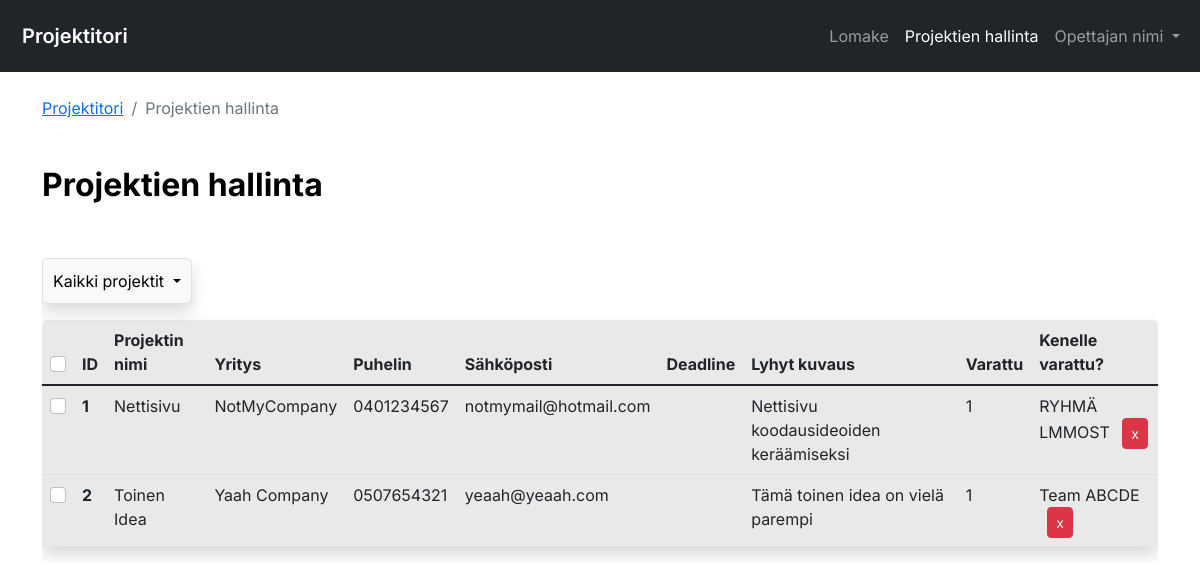
Page /frontend/hallinta.php on the committed database.
### tables this page shows
CREATE TABLE IF NOT EXISTS `PROJECT_DATA` (
  `PROJECT_ID` INT NOT NULL AUTO_INCREMENT
  , `PROJECT_NAME` VARCHAR(100) NOT NULL
  , `SHORT_DESC` VARCHAR(45) NOT NULL
  , `PHONE` VARCHAR(45) NOT NULL
  , `EMAIL` VARCHAR(45) NOT NULL
  , `COMPANY` VARCHAR(45) NOT NULL
  , `CONTACT_TIME` DATETIME NOT NULL
  , `DEADLINE` VARCHAR(45)
  , `LONG_DESC` LONGTEXT NOT NULL
  , `TAG` VARCHAR(45)
  , `PROJECT_RESERVED` BOOLEAN NOT NULL
  , `RESERVED_TO` VARCHAR(150)
  , PRIMARY KEY (`PROJECT_ID`)
  );

### src/frontend/hallinta.php (the view, shortened to what this page needs)
<?php
$connection = connectToDatabase();
$sql = 'SELECT * FROM PROJECT_DATA';
$result = mysqli_query($connection, $sql);
?>
<!DOCTYPE html>
<html lang="en">
<head>
    <link href="https://cdn.jsdelivr.net/npm/bootstrap@5.2.3/dist/css/bootstrap.min.css" rel="stylesheet">
    <link rel="stylesheet" href="../styles/styles_hallinta.css">
</head>
<body>
    <nav class="navbar navbar-expand-lg navbar-dark bg-dark py-3 fw-semibold sticky-top">
        <div class="container-fluid">
            <a class="navbar-brand" href="uusi_main.php">Projektitori</a>
            <div class="collapse navbar-collapse" id="navbarSupportedContent">
                <ul class="navbar-nav ms-auto mb-2 mb-lg-0 fw-normal">
                    <li class="nav-item">
                        <a class="nav-link" href="uusi_lomake.php">Lomake</a>
                    </li>
                    <li class="nav-item">
                        <a class="nav-link active" aria-current="page" href="hallinta.php">Projektien hallinta</a>
                    </li>
                    <li class="nav-item dropdown">
                        <a class="nav-link dropdown-toggle" role="button" data-bs-toggle="dropdown" aria-expanded="false">
                            Opettajan nimi
                        </a>
                    </li>
                </ul>
            </div>
        </div>
    </nav>
    <div class="container mt-4">
        <nav aria-label="breadcrumb">
            <ol class="breadcrumb">
                <li class="breadcrumb-item"><a class="breadcrumb-ptori" href="uusi_main.php">Projektitori</a></li>
                <li class="breadcrumb-item active" aria-current="page">Projektien hallinta</li>
            </ol>
        </nav>
        <h2 class="main_text mb-4">Projektien hallinta</h2>
        <div class="table-responsive">
            <div class="dropdown mb-3">
                <button class="btn-projektit dropdown-toggle bg-light shadow border rounded" type="button" data-bs-toggle="dropdown">
                    <?= ($_GET['filter'] ?? 'all') === 'own' ? 'Omat projektit' : 'Kaikki projektit' ?>
                </button>
            </div>
            <table class="table table-hover shadow">
                <thead>
                    <tr>
                        <th scope="col"><input class='form-check-input' type="checkbox" id="select-all" /></th>
                        <th scope="col">ID</th>
                        <th scope="col">Projektin nimi</th>
                        <th scope="col">Yritys</th>
                        <th scope="col">Puhelin</th>
                        <th scope="col">Sähköposti</th>
                        <th scope="col">Deadline</th>
                        <th scope="col">Lyhyt kuvaus</th>
                        <th scope="col">Varattu</th>
                        <th scope="col">Kenelle varattu?</th>
                    </tr>
                </thead>
                <tbody class="table-group-divider">
                    <?php
                    while ($row = mysqli_fetch_assoc($result)) {
                        $reserved = $row['PROJECT_RESERVED'] == 1;
                        $reservedTo = htmlspecialchars($row['RESERVED_TO'] ?? '');
                        $id = $row['PROJECT_ID'];
                        $reservedCell = $reserved ? "$reservedTo <button class='btn btn-sm btn-danger ms-2 btn-unreserve' data-id='$id'>x</button>" : "Ei varattu";
                        echo "<tr data-id='$id' data-reserved='{$row['PROJECT_RESERVED']}'>
                                    <td><input class='form-check-input row-checkbox' type='checkbox' value='$id' /></td>
                            <th scope='row'> $row[PROJECT_ID] </th>
                            <td>$row[PROJECT_NAME]</td>
                            <td>$row[COMPANY]</td>
                            <td>$row[PHONE]</td>
                            <td>$row[EMAIL]</td>
                            <td>$row[DEADLINE]</td>
                            <td>$row[SHORT_DESC]</td>
                            <td>$row[PROJECT_RESERVED]</td>
                            <td>$reservedCell</td>
                        </tr> ";
                    }
                    ?>
                </tbody>
            </table>
        </div>
    </div>
</body>
</html>

### src/styles/styles_hallinta.css (style rules this page uses)
body { font-family: 'Inter', Arial, sans-serif; padding-bottom: 30px; }
.navbar-brand { padding-left: 10px !important; }
h2 { font-weight: bold; color: black; padding-top: 30px; padding-bottom: 30px; }
.table { background-color: rgb(233, 233, 233); border-radius: 5px; }
.btn-projektit { color: rgb(0, 0, 0); border-radius: 5px; border:rgb(0, 0, 0); min-width: 100px; padding: 10px; }

### rows in the picture
project_data: PROJECT_ID "1", PROJECT_NAME "Nettisivu", COMPANY "NotMyCompany", PHONE "0401234567", EMAIL "notmymail@hotmail.com", SHORT_DESC "Nettisivu koodausideoiden keräämiseksi", PROJECT_RESERVED "1", RESERVED_TO "RYHMÄ LMMOST"
project_data: PROJECT_ID "2", PROJECT_NAME "Toinen Idea", COMPANY "Yaah Company", PHONE "0507654321", EMAIL "yeaah@yeaah.com", SHORT_DESC "Tämä toinen idea on vielä parempi", PROJECT_RESERVED "1", RESERVED_TO "Team ABCDE"
